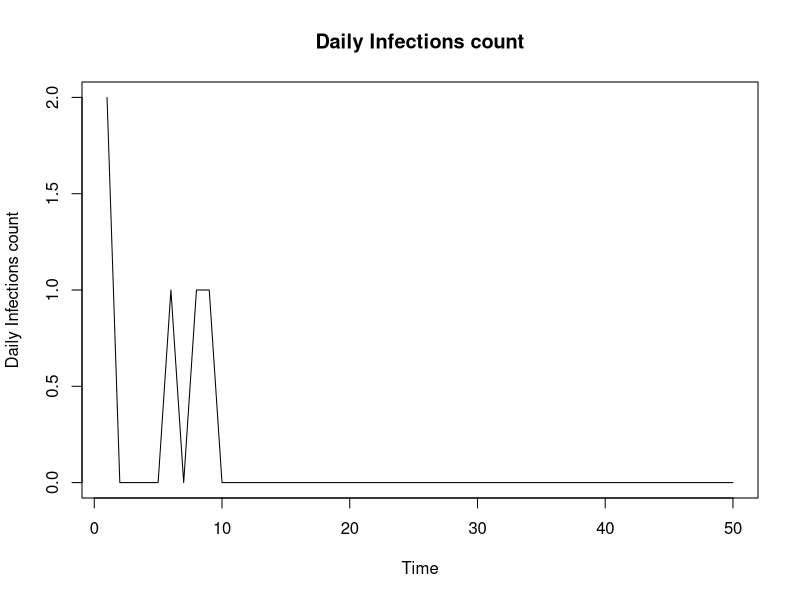
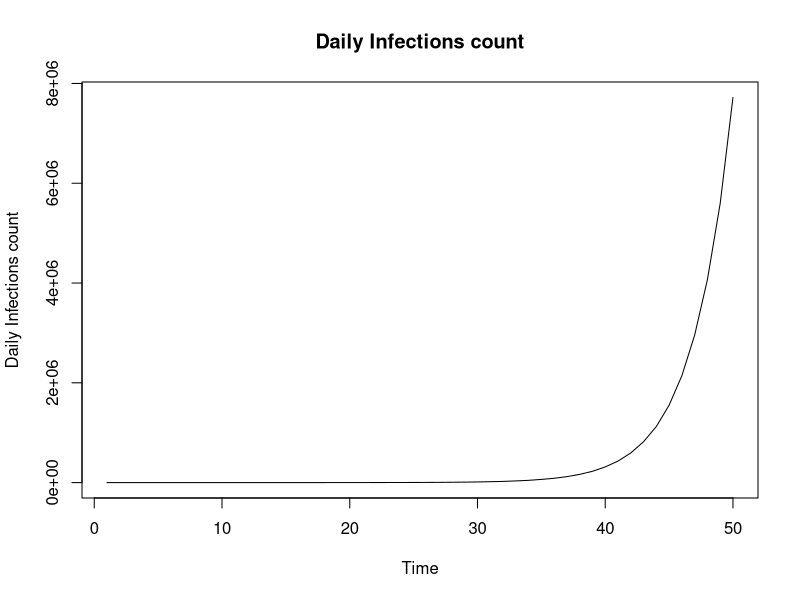

The R script that drew these images, in order:
#Functions
library(ggplot2)
#*********************************************************
#*Simulation Functions

#Baseline simulation
simulate_branching = function(num_days, r0, shape_gamma, scale_gamma) {
  
  'Baseline simulation model'
  #Set up
  vec_infecteds = vector('numeric', num_days)
  vec_infecteds[1] = 2
  
  #Infectiousness (Discrete gamma) - I.e 'Infectiousness Pressure' - Sum of all people
  #Explanation: Gamma is a continuous function so integrate over the density at that point in time (today - previous day)
  prob_infect = pgamma(c(1:num_days), shape = shape_gamma, scale = scale_gamma) - pgamma(c(0:(num_days-1)), shape = shape_gamma, scale = scale_gamma)
  
  #Days of Infection Spreading
  for (t in 2:num_days) {
    
    #Total rate
    tot_rate = r0*sum(vec_infecteds[1:(t-1)]*rev(prob_infect[1:(t-1)])) #Product of infecteds & their probablilty of infection along the gamma dist at that point in time
    vec_infecteds[t] = rpois(1, tot_rate) #Assuming number of cases each day follows a poisson distribution. Causes jumps in data 
  }
  
  vec_infecteds
}

#*******************************************************
#Super-spreading simulation
simulate_branching_ss = function(num_days, shape_gamma, scale_gamma, alphaX, betaX, gammaX) {
  'Simulate an epidemic with Superspreading events
  prop_ss = Proportion of superspreading days
  magnitude_ss = increased rate of superspreading event'
  
  #Set up
  total_infecteds = vector('numeric', num_days)
  nsse_infecteds = vector('numeric', num_days)
  sse_infecteds = vector('numeric', num_days)
  total_infecteds[1] = 2
  nsse_infecteds[1] = 2
  sse_infecteds[1] = 0
  
  #Infectiousness (Discrete gamma) - I.e 'Infectiousness Pressure' - Sum of all people
  #Explanation: Gamma is a continuous function so integrate over the density at that point in time (today - previous day)
  prob_infect = pgamma(c(1:num_days), shape = shape_gamma, scale = scale_gamma) - pgamma(c(0:(num_days-1)), shape = shape_gamma, scale = scale_gamma)
  
  #Days of Infection Spreading
  for (t in 2:num_days) {
    
    #Regular infecteds (tot_rate = lambda) fix notation
    lambda_t = sum(total_infecteds[1:(t-1)]*rev(prob_infect[1:(t-1)])) #Eg. Today is day 10. Infected on day 1. Current Infectiousness is t - day_infected 
    tot_rate = alphaX*lambda_t #Product of infecteds & their probablilty of infection along the gamma dist at that point in time
    nsse_infecteds[t] = rpois(1, tot_rate) #Assuming number of cases each day follows a poisson distribution. Causes jumps in data 
    
    #Super-spreaders
    sse_infecteds[t] = rnbinom(1, betaX*lambda_t, 1/(1 + gammaX)) #z_t: Total infecteds due to super-spreading event - num of events x Num individuals
    
    #Total 
    total_infecteds[t] = nsse_infecteds[t] + sse_infecteds[t]
  }
  
  total_infecteds
}

#********
#*Implement
num_days = 50
#lambda params
shape_gamma = 6
scale_gamma = 1
#params
alphaX = 0.8 #Without ss event, ~r0. 
betaX = 0.1
gammaX = 10
#Epidemic data
sim_data2 = simulate_branching_ss(num_days, shape_gamma, scale_gamma, alphaX, betaX, gammaX)
plot.ts(sim_data2, ylab = 'Daily Infections count', main = 'Daily Infections count')

#*******************************************************
#Super-spreading simulation
simulate_branching_ss_v_poisson = function(num_days, shape_gamma, scale_gamma, alphaX, betaX, gammaX) {
  'Simulate an epidemic with Superspreading events
  prop_ss = Proportion of superspreading days
  magnitude_ss = increased rate of superspreading event'
  
  #Set up
  total_infecteds = vector('numeric', num_days)
  nsse_infecteds = vector('numeric', num_days)
  sse_infecteds = vector('numeric', num_days)
  total_infecteds[1] = 2
  nsse_infecteds[1] = 2
  sse_infecteds[1] = 0
  
  #Infectiousness (Discrete gamma) - I.e 'Infectiousness Pressure' - Sum of all people
  #Explanation: Gamma is a continuous function so integrate over the density at that point in time (today - previous day)
  prob_infect = pgamma(c(1:num_days), shape = shape_gamma, scale = scale_gamma) - pgamma(c(0:(num_days-1)), shape = shape_gamma, scale = scale_gamma)
  
  #Days of Infection Spreading
  for (t in 2:num_days) {
    
    #Regular infecteds (tot_rate = lambda) fix notation
    lambda_t = sum(total_infecteds[1:(t-1)]*rev(prob_infect[1:(t-1)])) #?Why is it the reversed probability - given the way prob_infect is written
    tot_rate = alphaX*lambda_t #Product of infecteds & their probablilty of infection along the gamma dist at that point in time
    nsse_infecteds[t] = rpois(1, tot_rate) #Assuming number of cases each day follows a poisson distribution. Causes jumps in data 
    
    #Super-spreaders
    n_t = rpois(1, betaX*lambda_t) #Number of super-spreading events (beta)
    
    if (n_t > 0){
      sse_infecteds[t] = rpois(1, gammaX*n_t) #z_t: Total infecteds due to super-spreading event - num of events x Num individuals
    }
    
    total_infecteds[t] = nsse_infecteds[t] + sse_infecteds[t]
  }
  
  total_infecteds
}

#*Implement
num_days = 50
#lambda params
shape_gamma = 6
scale_gamma = 1
#params
alphaX = 1.2 #Without ss event, ~r0. 
betaX = 0.5
gammaX = 10
#Epidemic data
sim_data2 = simulate_branching_ss_v_poisson(num_days, shape_gamma, scale_gamma, alphaX, betaX, gammaX)
plot.ts(sim_data2, ylab = 'Daily Infections count', main = 'Daily Infections count')


#*******************************************************
#Super-spreaders simulation
simulation_super_spreaders = function(num_days, shape_gamma, scale_gamma, aX, bX, ss_mult) {
  'Simulate an epidemic with Superspreading events
  prop_ss = Proportion of superspreading days
  magnitude_ss = increased rate of superspreading event'
  
  #Set up
  total_infecteds = vector('numeric', num_days)
  nss_infecteds = vector('numeric', num_days)
  ss_infecteds = vector('numeric', num_days)
  total_infecteds[1] = 2
  nss_infecteds[1] = 2
  ss_infecteds[1] = 0
  
  #Infectiousness (Discrete gamma) - I.e 'Infectiousness Pressure' - Sum of all people
  #Explanation: Gamma is a continuous function so integrate over the density at that point in time (today - previous day)
  prob_infect = pgamma(c(1:num_days), shape = shape_gamma, scale = scale_gamma) - pgamma(c(0:(num_days-1)), shape = shape_gamma, scale = scale_gamma)
  
  #Days of Infection Spreading
  for (t in 2:num_days) {
    
    #Regular infecteds (tot_rate = lambda) fix notation
    lambda_t = sum((total_infecteds[1:(t-1)] + ss_mult*ss_infecteds[1:(t-1)])*rev(prob_infect[1:(t-1)])) #?Why is it the reversed probability - given the way prob_infect is written. Product of infecteds & their probablilty of infection along the gamma dist at that point in time
    nss_infecteds[t] = rpois(1, aX*lambda_t) #Assuming number of cases each day follows a poisson distribution. Causes jumps in data 
    ss_infecteds[t] = rpois(1, bX*lambda_t)
    total_infecteds[t] = nss_infecteds[t] + ss_infecteds[t]
  }
  
  total_infecteds
}

#Apply
#n = 50000
#shape_gamma = 6
#scale_gamma = 1
#aX = 2
#bX = 2
#ss_mult = 5
#data_ss = simulation_super_spreaders(num_days, shape_gamma, scale_gamma, aX, bX, ss_mult)

#*******************************************************************************
#Model functions  - Super-spreading Model

#Log Likelihood 
log_like_ss <- function(x, alphaX, betaX, gammaX){
  
  #Params
  num_days = length(x)
  shape_gamma = 6
  scale_gamma = 1
  
  #Infectiousness (Discrete gamma) i,e Prob less than x2 - prob less than x1; the area in between 
  prob_infect = pgamma(c(1:num_days), shape = shape_gamma, scale = scale_gamma) - pgamma(c(0:(num_days-1)), shape = shape_gamma, scale = scale_gamma)
  logl = 0
  
  for (t in 2:num_days) {
    
    lambda_t = sum(x[1:(t-1)]*rev(prob_infect[1:(t-1)]))
    inner_sum_xt = 0
    
    for (y_t in 0:x[t]){ #Sum for all values of y_t
      
      #Log likelihood
      inner_sum_xt = (inner_sum_xt + exp(-alphaX*lambda_t)*(1/factorial(y_t))*(alphaX*lambda_t)^y_t*
                        (gamma((x[t] - y_t) + betaX*lambda_t))/(gamma(betaX*lambda_t)*
                                                                  factorial(x[t] - y_t))*(1/(gammaX +1))^(betaX*lambda_t)*
                        (gammaX/(gammaX + 1))^(x[t] - y_t))
      
    } 
    
    logl = logl + log(inner_sum_xt) 
    
  }
  
  logl
  
}

#*****************************************************
#Log Likelihood - log-exp-sum trick 
log_like_ss_lse <- function(x, alphaX, betaX, gammaX){
  
  #Params
  num_days = length(x)
  shape_gamma = 6
  scale_gamma = 1
  
  #Infectiousness (Discrete gamma)
  prob_infect = pgamma(c(1:num_days), shape = shape_gamma, scale = scale_gamma) - pgamma(c(0:(num_days-1)),
                                                                                         shape = shape_gamma, scale = scale_gamma)
  logl = 0 
  
  for (t in 2:num_days) {
    
    #print(t)
    lambda_t = sum(x[1:(t-1)]*rev(prob_infect[1:(t-1)]))
    
    if(x[t] == 0){ #y_t also equal to zero
      
      #L(x_i) for y_t, x_t = 0
      logl = logl -(alphaX*lambda_t) - 
        (betaX*lambda_t*log(gammaX +1))
      
    } else {
      
      #Terms in inner sum
      inner_sum_vec <- vector('numeric', x[t])
      
      for (y_t in 0:x[t]){ #Sum for all values of y_t up to x_t
        
        #Store inner L(x_i) term in vector position
        inner_sum_vec[y_t + 1] = (-(alphaX*lambda_t) - lfactorial(y_t) + y_t*log(alphaX*lambda_t) +
                                    lgamma((x[t] - y_t) + (betaX*lambda_t)) - lgamma(betaX*lambda_t) - 
                                    lfactorial(x[t] - y_t) - (betaX*lambda_t*log(gammaX +1)) + 
                                    (x[t] - y_t)*log(gammaX) -(x[t] - y_t)*log(gammaX + 1))
        
      }
      
      #Calculate max element in inner vector, for all y_t for a given t, x[t]
      lx_max = max(inner_sum_vec)
      
      #Calculate lse
      lse = lx_max + log(sum(exp(inner_sum_vec - lx_max) ))
      
      #Add to overall log likelihood 
      logl = logl + lse 
      
    }
    
  }
  
  logl
  
}


#Apply
#Parameters
n = 50000
num_days = 15 #60 #100
shape_gamma = 6
scale_gamma = 1
#Priors
prior_alpha_k = 1
prior_alpha_theta = 1
#x = simulate_branching_ss(num_days, shape_gamma, scale_gamma, alphaX, gammaX, betaX)

#*********************************************************************************************
#* Log Likelihood - Using package distribution functions
log_like_ss_R_funcs <- function(x, alphaX, betaX, gammaX){
  
  'Calculate the log likelihood on the simulated data using package distribution functions in R'
  
  #Params
  num_days = length(x)
  shape_gamma = 6
  scale_gamma = 1
  logl = 0
  
  #Infectiousness (Discrete gamma)
  prob_infect = pgamma(c(1:num_days), shape = shape_gamma, scale = scale_gamma) - pgamma(c(0:(num_days-1)), shape = shape_gamma, scale = scale_gamma)
  
  #Over all timepoints
  for (t in 2:num_days) {
    
    lambda_t = sum(x[1:(t-1)]*rev(prob_infect[1:(t-1)]))
    inner_sum = 0
    
    #Sum for all values of y_t
    for (y_t in 0:x[t]){ 
      
      #Log likelihood
      prob_yt = dpois(y_t, alphaX*lambda_t)
      #cat("prob_yt, dpois : ", prob_yt, "\n")
      
      prob_zt = s(x[t] - y_t, betaX*lambda_t, 1/(1 + gammaX))
      #cat("prob_zt, dnbinom : ", prob_zt, "\n")
      
      prob_xt = prob_zt*prob_yt
      inner_sum = inner_sum + prob_xt
      #cat("prob_xt, : ", prob_xt, "\n")
      
    } 
    
    #cat("log(prob_xt), : ", log(prob_xt), "\n")
    logl = logl + log(inner_sum) 
    #cat("logl, : ", logl, "\n")
    
  }
  
  logl
}


#Log likelihood 
#logl_1 = log_like_ss(x, alphaX, betaX, gammaX)
#print(logl_1)

#log exp sum trick
#logl_2 = log_like_ss_lse(x, alphaX, betaX, gammaX)
#print(logl_2)

#**********************************************************************************************
#Plotting
plot_points_comparison <- function(vec1, vec2){
  
  'Plot points on a diagonal line in ggplot for comparison, same x-axis'

  
  #Dataframe for plot
  group = c(rep.int(1, length(vec1)), rep.int(2, length(vec1)))
  results_total = c(vec1, vec2)
  vec_x_axis = c(seq_along(vec1), seq_along(vec1))
  df_results  = data.frame(group, vec_x_axis, results_total)
  
  #Plot
  ggplot(df_results, aes(x = vec_x_axis, y = results_total, color = group) ) + #3.5 == 3.41, 3 = 3.65,
    geom_point(shape=21, fill = group, size=3 ) +
    theme_bw() +
    xlab("Iteration") + ylab("Original (black), R packages (red)") +
    ggtitle("Log(acceptance_prob); Original (black), R packages(red)")
  
}

#Difference between lot points comparison
jk = 1:10
#plot_points_comparison(jk, jk^2)

#Difference between points
plot_diff_points_comparison <- function(vec1, vec2, titleX){
  
  'Plot points on a diagonal line in ggplot for comparison, same x-axis'
  plot(seq_along(vec1), abs(vec1 - vec2), type="b", pch=19, col="blue", main = titleX, xlab="index", ylab="Absolute difference")
  
}

#Plot points comparison
#jk = 1:10
#plot_diff_points_comparison(exp(jk), jk^3, 'Abs difference btwn log(acceptance_probabilites) of Original ver & R packages ver; ')

plot_points_comparison_straight <- function(vec1, vec2){
  
  'Plot points on ggplot for comparison, same x-axis'
  
  #Setup data frame
  x = seq_along(vec1)
  df <- data.frame(x, vec1, vec2)
  
  ggplot(df, aes(x)) +                    # basic graphical object
    geom_point(aes(y = vec1), colour="red") +  # first layer
    geom_point(aes(y = vec2), colour="green") +  # second layer
    theme_bw() +
    xlab("R0") + ylab("Original (green), R packages (red)") + 
    ggtitle("Log(acceptance_prob); Original (green), R packages(red)") 
  
}

#Plot points comparison
#jk = 1:10
#plot_points_comparison(jk, jk^2)


#Plots
plot_mcmc_super_spreading <- function(sim_data, mcmc_vector1, mcmc_vector2, mcmc_vector3, alpha_true, betaX, gammaX, file_name, folder_dir_ad) {
  
  #Folder save
  ifelse(!dir.exists(file.path(folder_dir_ad)), dir.create(file.path(folder_dir_ad)), FALSE)
  
  pdf(paste(folder_dir_ad, "/", file_name, alpha_true, ".pdf", sep=""))
  
  #i. Epidemic data
  plot.ts(sim_data, ylab = 'Daily Infections count', main = 'Daily Infections count')
  
  #i. MCMC chain
  plot1 = ts.plot(mcmc_vector1, ylab = 'alpha', main = paste("MCMC Results. Alpha - Super spreading model, true alpha = ", alpha_true))
  print(plot1)
  
  #ii. Mean
  #Plot mean
  alpha_mean = cumsum(mcmc_vector1)/seq_along(mcmc_vector1)
  plot2 = plot(seq_along(alpha_mean), alpha_mean, xlab = 'Time', ylab = 'alpha', main = paste("Mean of alpha MCMC chain, True alpha = ",alpha_true))
  print(plot2)
  
  #Histogram
  #hist1 = hist(mcmc_vector, prob = TRUE)
  #print(hist1)
  
  #Hist
  hist2 <- hist(mcmc_vector1, breaks = 80)
  hist2$counts <- hist2$counts/sum(hist2$counts)
  hist3 = plot(hist2, xlab = 'alpha', ylab = 'Density', 
               main = 'Empirical density of alpha - MCMC chain')
  print(hist3)
  
  #**************************************************
  #2. beta
  
  #i. MCMC chain
  plot1 = ts.plot(mcmc_vector2, ylab = 'beta', main = paste("MCMC Results; beta - Super spreading model, true beta = ", betaX))
  print(plot1)
  
  #ii. Mean
  #Plot mean
  beta_mean = cumsum(mcmc_vector2)/seq_along(mcmc_vector2)
  plot2 = plot(seq_along(beta_mean), beta_mean, xlab = 'Time', ylab = 'beta', main = paste("Mean of beta MCMC chain, true beta = ", betaX))
  print(plot2)
  
  #Histogram
  #hist1 = hist(mcmc_vector, prob = TRUE)
  #print(hist1)
  
  #Hist
  hist2 <- hist(mcmc_vector2, breaks = 80)
  hist2$counts <- hist2$counts/sum(hist2$counts)
  hist3 = plot(hist2, xlab = 'alpha', ylab = 'Density', 
               main = 'Empirical density of beta - MCMC chain')
  print(hist3)
  
  #**************************************************
  #*gamma
  
  #i. MCMC chain
  plot1 = ts.plot(mcmc_vector3, ylab = 'gamma', main = paste("MCMC Results; gamma - Super spreading model, true gamma = ", gammaX))
  print(plot1)
  
  #ii. Mean
  #Plot mean
  gamma_mean = cumsum(mcmc_vector3)/seq_along(mcmc_vector3)
  plot2 = plot(seq_along(gamma_mean), gamma_mean, xlab = 'Time', ylab = 'gamma', main = paste("Mean of gamma MCMC chain, True gamma = ", gammaX))
  print(plot2)
  
  #Histogram
  #hist1 = hist(mcmc_vector, prob = TRUE)
  #print(hist1)
  
  #Hist
  hist2 <- hist(mcmc_vector3, breaks = 80)
  hist2$counts <- hist2$counts/sum(hist2$counts)
  hist3 = plot(hist2, xlab = 'gamma', ylab = 'Density', 
               main = 'Empirical density of gamma - MCMC chain')
  print(hist3)
  
  dev.off()
  
}

#Plots
plot_mcmc_super_spreading_to_screen <- function(sim_data, mcmc_vector1, mcmc_vector2, mcmc_vector3, alpha_true, betaX, gammaX, file_name, folder_dir_ad) {
  
  #Folder save
  #ifelse(!dir.exists(file.path(folder_dir_ad)), dir.create(file.path(folder_dir_ad)), FALSE)
  #pdf(paste(folder_dir_ad, "/", file_name, alpha_true, ".pdf", sep=""))
  
  #i. Epidemic data
  plot.ts(sim_data, ylab = 'Daily Infections count', main = 'Daily Infections count')
  
  #i. MCMC chain
  plot.ts(mcmc_vector1, ylab = 'alpha', main = paste("MCMC Results. Alpha - Super spreading model, true alpha = ", alpha_true))
  
  #ii. Mean
  #Plot mean
  alpha_mean = cumsum(mcmc_vector1)/seq_along(mcmc_vector1)
  plot(seq_along(alpha_mean), alpha_mean, xlab = 'Time', ylab = 'alpha', main = paste("Mean of alpha MCMC chain, True alpha = ",alpha_true))
  
  #Histogram
  #hist1 = hist(mcmc_vector, prob = TRUE)
  #print(hist1)
  
  #Hist
  hist2 <- hist(mcmc_vector1, breaks = 80)
  hist2$counts <- hist2$counts/sum(hist2$counts)
  hist3 = plot(hist2, xlab = 'alpha', ylab = 'Density', 
               main = 'Empirical density of alpha - MCMC chain')
  print(hist3)
  
  #**************************************************
  #2. beta
  
  #i. MCMC chain
  plot.ts(mcmc_vector2, ylab = 'beta', main = paste("MCMC Results; beta - Super spreading model, true beta = ", betaX))
  #print(plot1)
  
  #ii. Mean
  #Plot mean
  beta_mean = cumsum(mcmc_vector2)/seq_along(mcmc_vector2)
  plot2 = plot(seq_along(beta_mean), beta_mean, xlab = 'Time', ylab = 'beta', main = paste("Mean of beta MCMC chain, true beta = ", betaX))
  print(plot2)
  
  #Histogram
  #hist1 = hist(mcmc_vector, prob = TRUE)
  #print(hist1)
  
  #Hist
  hist2 <- hist(mcmc_vector2, breaks = 80)
  hist2$counts <- hist2$counts/sum(hist2$counts)
  hist3 = plot(hist2, xlab = 'alpha', ylab = 'Density', 
               main = 'Empirical density of beta - MCMC chain')
  print(hist3)
  
  #**************************************************
  #*gamma
  
  #i. MCMC chain
  plot.ts(mcmc_vector3, ylab = 'gamma', main = paste("MCMC Results; gamma - Super spreading model, true gamma = ", gammaX))
  #print(plot1)
  
  #ii. Mean
  #Plot mean
  gamma_mean = cumsum(mcmc_vector3)/seq_along(mcmc_vector3)
  plot2 = plot(seq_along(gamma_mean), gamma_mean, xlab = 'Time', ylab = 'gamma', main = paste("Mean of gamma MCMC chain, True gamma = ", gammaX))
  print(plot2)
  
  #Histogram
  #hist1 = hist(mcmc_vector, prob = TRUE)
  #print(hist1)
  
  #Hist
  hist2 <- hist(mcmc_vector3, breaks = 80)
  hist2$counts <- hist2$counts/sum(hist2$counts)
  hist3 = plot(hist2, xlab = 'gamma', ylab = 'Density', 
               main = 'Empirical density of gamma - MCMC chain')
  print(hist3)
  
  dev.off()
  
}


#Setup data frame
ggplot_fn_temp <- function() {
  
  x = seq_along(jk)
  df <- data.frame(x, jk^2, jk^2.5)
  ggplot(df, aes(x)) +                    # basic graphical object
    geom_point(aes(y = jk^2), colour="red") +  # first layer
    geom_point(aes(y = jk^2.5), colour="green") +  # second layer
    theme_bw() +
    xlab("R0") + ylab("True R0 (black), MCMC sample (red)") + 
    ggtitle("True R0 vs Mean of MCMC sample")
  
}
 
